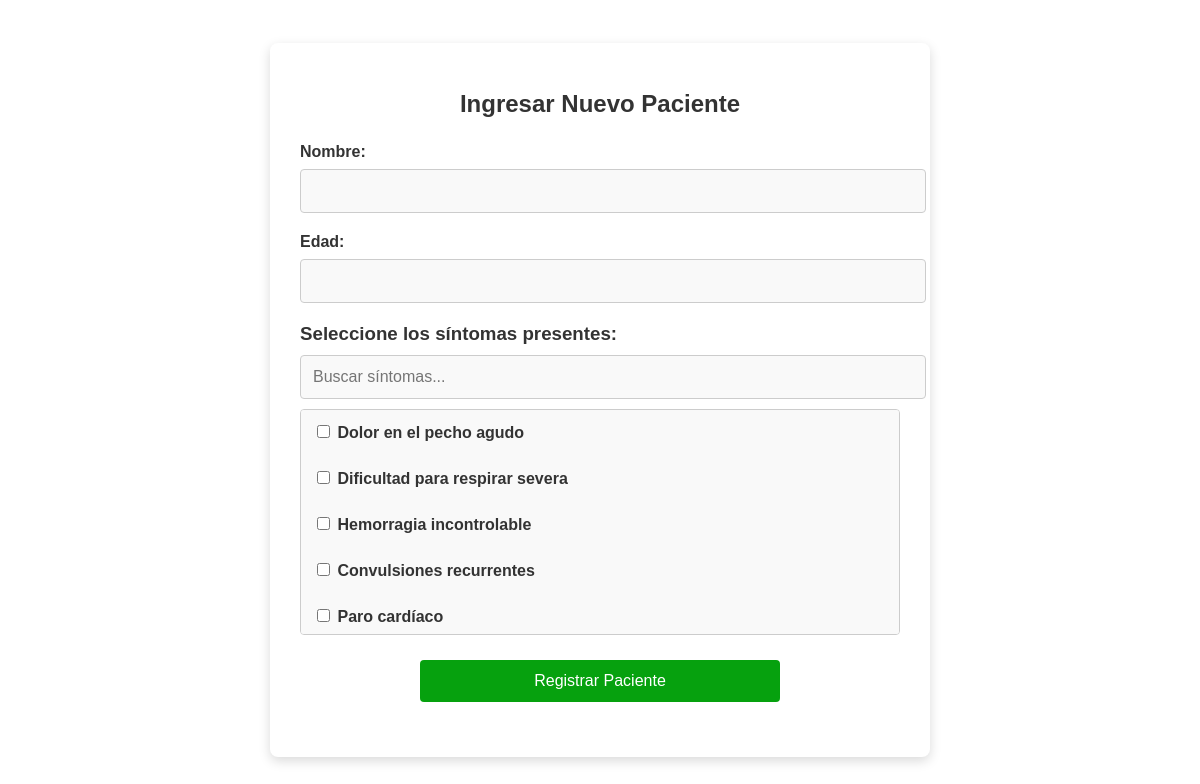
The page /ingresar_paciente on the database its author committed.
### tables this page shows
CREATE TABLE sintomas (
        id INTEGER PRIMARY KEY AUTOINCREMENT,
        nombre TEXT NOT NULL,
        descripcion TEXT,
        nivel_triage INTEGER NOT NULL CHECK (nivel_triage BETWEEN 1 AND 3)
    );

### app.py (the view, shortened to what this page needs)
@app.route('/ingresar_paciente', methods=['GET', 'POST'])
def ingresar_paciente():
    try:
        conn = conectar_bd()
        cursor = conn.cursor()
        cursor.execute("SELECT * FROM sintomas")
        sintomas = cursor.fetchall()
        conn.close()
    except sqlite3.Error as e:
        print(f"Error al cargar los síntomas: {e}")
        sintomas = []
    return render_template('ingresar_paciente.html', sintomas=sintomas)

### app.py (called while the page is built)
def conectar_bd():
    return sqlite3.connect('data_triaje.db')

### templates/ingresar_paciente.html (shortened to what this page needs)
<!DOCTYPE html>
<html lang="es">
<head>
    <link rel="stylesheet" href="{{ url_for('static', filename='paciente_style.css') }}">
</head>
<body>
    <div class="form-container">
        <h1>Ingresar Nuevo Paciente</h1>
        <form method="POST" action="/ingresar_paciente">
            <div class="form-group">
                <label for="nombre">Nombre:</label>
                <input type="text" id="nombre" name="nombre" required>
            </div>
            <div class="form-group">
                <label for="edad">Edad:</label>
                <input type="number" id="edad" name="edad" required>
            </div>
            <h3>Seleccione los síntomas presentes:</h3>
            <div class="search-bar">
                <input type="text" id="search" placeholder="Buscar síntomas...">
            </div>
            <div class="symptom-list" id="symptom-list">
                {% for sintoma in sintomas %}
                    <label data-sintoma="{{ sintoma[1] }}">
                        <input type="checkbox" name="sintomas" value="{{ sintoma[3] }}"> {{ sintoma[1] }}
                    </label><br>
                {% endfor %}
            </div>
            <button type="submit">Registrar Paciente</button>
        </form>
    </div>
</body>
</html>

### static/paciente_style.css (style rules this page uses)
body { font-family: Arial, sans-serif; margin: 0; padding: 0; display: flex; justify-content: center; align-items: center; height: 100vh; background-color: #ffffff; }
.form-container { width: 100%; max-width: 600px; margin: 0 auto; padding: 30px; background-color: #ffffff; border-radius: 8px; box-shadow: 0 4px 12px rgba(0, 0, 0, 0.15); }
h1 { color: #333333; text-align: center; margin-bottom: 25px; font-size: 24px; }
h3 { color: #333333; margin-top: 20px; margin-bottom: 10px; }
.form-group { margin-bottom: 20px; }
label { display: block; margin-bottom: 8px; font-weight: bold; color: #333333; }
input[type="text"], input[type="number"], .search-bar input { width: 100%; padding: 12px; border: 1px solid #cccccc; border-radius: 4px; font-size: 16px; color: #333333; background-color: #f9f9f9; }
.symptom-list { height: 200px; overflow-y: scroll; border: 1px solid #cccccc; padding: 12px; background-color: #f9f9f9; margin-top: 10px; border-radius: 4px; }
button { background-color: #06a10e; color: white; border: none; padding: 12px 20px; font-size: 16px; border-radius: 4px; cursor: pointer; display: block; margin: 25px auto; width: 60%; }

### rows shown on the page
sintomas: nombre "Dolor en el pecho agudo"
sintomas: nombre "Dificultad para respirar severa"
sintomas: nombre "Hemorragia incontrolable"
sintomas: nombre "Convulsiones recurrentes"
sintomas: nombre "Paro cardíaco"
